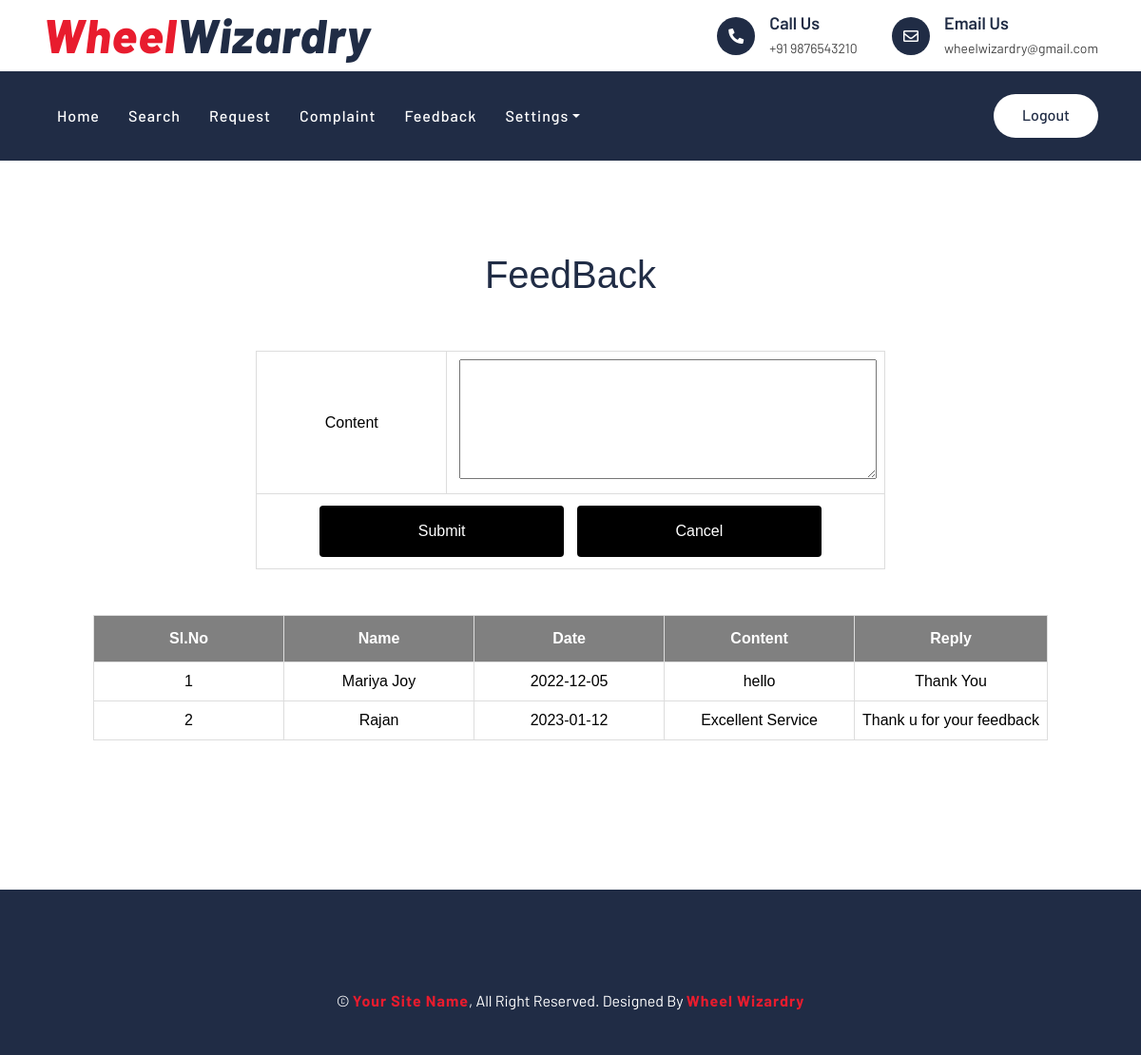
Page /Project/User/Feedback.php on the committed database.
### tables this page shows
CREATE TABLE `tbl_feedback` (
  `feedback_id` int(11) NOT NULL,
  `feedback_content` varchar(40) NOT NULL,
  `feedback_date` date NOT NULL,
  `feedback_reply` varchar(40) NOT NULL DEFAULT 'Waiting',
  `user_id` int(11) NOT NULL
);

CREATE TABLE `tbl_user` (
  `user_id` int(11) NOT NULL,
  `user_name` varchar(30) NOT NULL,
  `user_contact` varchar(10) NOT NULL,
  `user_email` varchar(50) NOT NULL,
  `user_gender` varchar(10) NOT NULL,
  `user_address` varchar(100) NOT NULL,
  `user_dob` date NOT NULL,
  `place_id` int(11) NOT NULL,
  `user_photo` varchar(30) NOT NULL,
  `user_password` varchar(20) NOT NULL,
  `user_doj` varchar(50) NOT NULL
);

### Project/User/Feedback.php (the view, shortened to what this page needs)
<?php
include("../Assets/Connection/Connection.php");
?>
<?php
include("Head.php");
?>
<!DOCTYPE html PUBLIC "-//W3C//DTD XHTML 1.0 Transitional//EN" "http://www.w3.org/TR/xhtml1/DTD/xhtml1-transitional.dtd">
<html xmlns="http://www.w3.org/1999/xhtml">
<head>
</head>
<body>
<div id="tab">
<h1 align="center">FeedBack</h1><br /><br />
  <form id="form1" name="form1" method="post" action="">
  <table align="center" border="1" cellpadding="10">
    <tr align="center">
      <td>Content</td>
      <td><label for="txt_content"></label>
      <textarea name="txt_content" id="txt_content" cols="45" rows="5"></textarea></td>
    </tr>
    <tr align="center">
      <td colspan="2"><div align="center">
        <input type="submit" name="btn_submit" id="btn_submit" value="Submit" />&nbsp;&nbsp;
         <input type="reset" name="btn_reset" id="btn_reset" value="Cancel" />
      </div></td>
    </tr>
  </table>
  <br /><br />
  <table align="center" border="1" cellpadding="10">
    <tr align="center">
      <th>Sl.No</th>
       <th>Name</th>
        <th>Date</th>
      <th>Content</th>
      <th>Reply</th>
    </tr>
    <?php
	$selqry="select * from tbl_feedback f inner join tbl_user u on u.user_id=f.user_id";
	$res=$conn->query($selqry);
	$i=0;
	while($row=$res->fetch_assoc())
	{
		$i++;
		?>
        <tr align="center">
      <td><?php echo $i;?></td>
       <td><?php echo $row["user_name"] ?></td>
       <td><?php echo $row["feedback_date"] ?></td>
      <td><?php echo $row["feedback_content"] ?></td>
      <td><?php echo $row["feedback_reply"] ?></td>
    </tr>
    <?php
	}
	?>
  </table>
  <p>&nbsp;</p>
</form>
</div>
</body>
<?php
include("Foot.php");
?>
</html>

### Project/Assets/Templates/Main/css/style.css (style rules this page uses)
body { color: #444444; font-weight: 400; background: #ffffff; font-family: 'Barlow', sans-serif; }
h1, h2, h3, h4, h5, h6 { color: #202C45; }

### Project/Assets/Templates/form.css (style rules this page uses)
#tab { font-family: "Trebuchet MS", Arial, Helvetica, sans-serif; border-collapse: collapse; width: 100%; }
#tab td, #tab th { border: 1px solid #ddd; padding: 8px; color: black; text-align:center; min-width:200px; }
#tab th { padding-top: 12px; padding-bottom: 12px; text-align:center; background-color: gray; color: white; alignment-adjust:central; }
input[type=submit] { width: 40%; background-color: black; color: white; padding: 15px; margin: 4px 0; border: none; border-radius: 4px; cursor: pointer; }
input[type=reset] { width: 40%; background-color: black; color: white; padding: 15px; margin: 4px 0; border: none; border-radius: 4px; cursor: pointer; }

### rows in the picture
tbl_feedback: user.user_name "Mariya Joy", feedback_date "2022-12-05", feedback_content "hello", feedback_reply "Thank You"
tbl_feedback: user.user_name "Rajan", feedback_date "2023-01-12", feedback_content "Excellent Service", feedback_reply "Thank u for your feedback"
